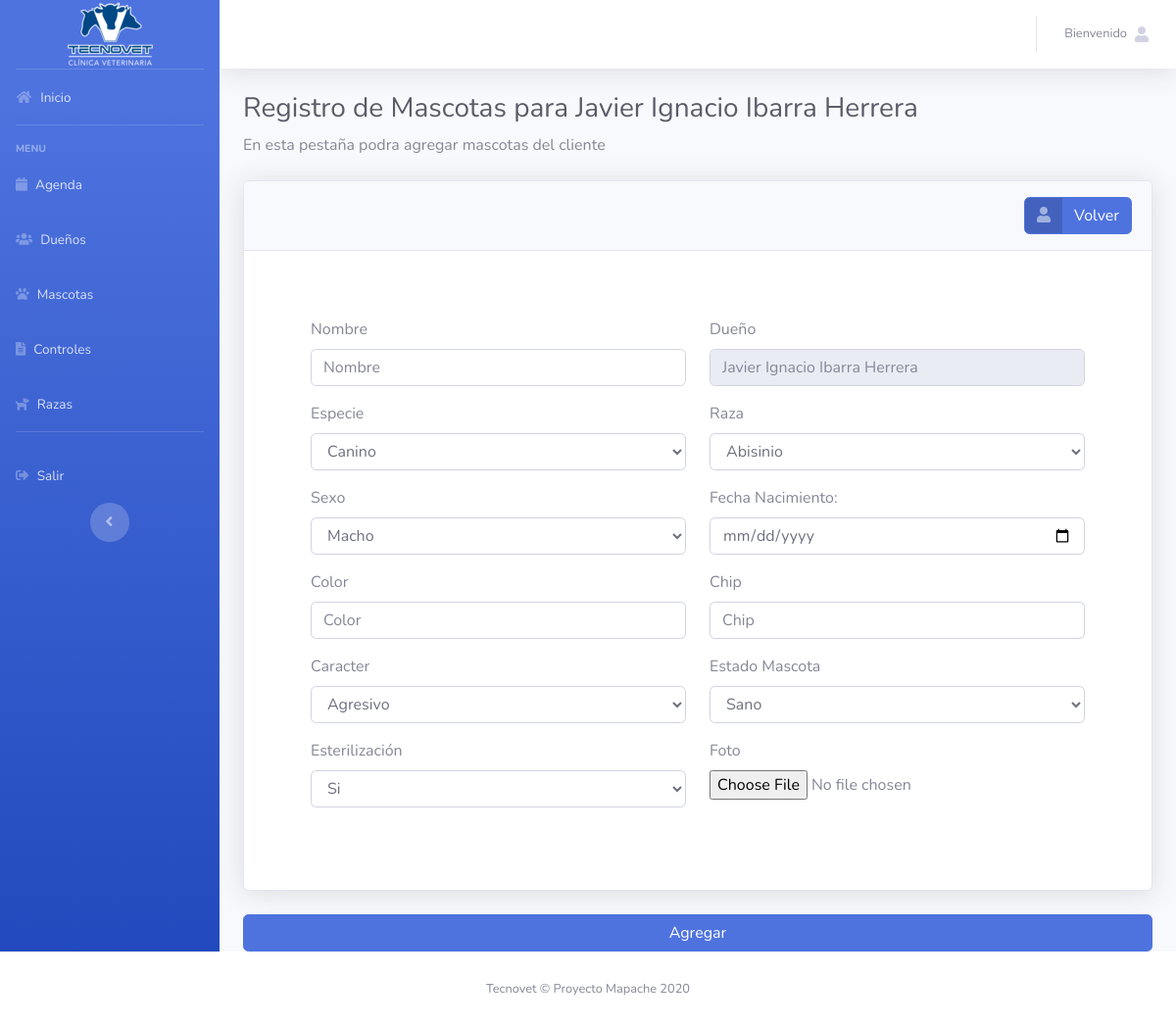
/agregarMascotaUsuario.php?id=1 (signed in), run on the app's committed database.
### tables this page shows
CREATE TABLE `usuarios` (
  `id` int(11) NOT NULL,
  `nombre` varchar(255) DEFAULT NULL,
  `apellido` varchar(255) DEFAULT NULL,
  `rut` varchar(255) DEFAULT NULL,
  `direccion` varchar(255) DEFAULT 'Sin Dirección',
  `contacto` varchar(255) DEFAULT 'Sin Contacto',
  `correo` varchar(255) DEFAULT 'Sin Correo',
  `clave` varchar(255) DEFAULT NULL,
  `rol` varchar(255) DEFAULT 'Dueño',
  `estado` varchar(255) DEFAULT 'Activo'
);

### database.php (called while the page is built, shortened)
<?php
	class Database{
		private $con;
		private $dbhost="localhost";
		private $dbuser="root";
		private $dbpass="";
		private $dbname="tecnovetapp";
		public function connect_db(){
			$this->con = mysqli_connect($this->dbhost, $this->dbuser, $this->dbpass, $this->dbname);
		}
		public function leerDueño($id){
			$sql = "SELECT nombre, apellido FROM `usuarios` WHERE id = '$id'";
			$res = mysqli_query($this->con, $sql);
			return $res;
		}
		public function usarRazas(){
			$sql = "SELECT id, nombre_raza FROM `razas` ORDER BY nombre_raza ASC";
			$res = mysqli_query($this->con, $sql);
			return $res;
		}
	}
?>

### agregarMascotaUsuario.php (the view, shortened to what this page needs)
<?php
	if (isset($_GET['id'])){
		$id=intval($_GET['id']);
	} else {
		header("location:index.php");
	}
?>
<?php include("header.php") ?>
<?php
    include ("database.php");
    $registro = new Database();
    $dueño = $registro->leerDueño($id);
    while ($row=mysqli_fetch_object($dueño)){
        $DueñoNombre=$row->nombre;
        $DueñoApellido=$row->apellido;
    }
?>
<div class="container-fluid">
    <h1 class="h3 mb-2 text-gray-800">Registro de Mascotas para <?php echo ($DueñoNombre." ".$DueñoApellido);?></h1>
    <p class="mb-4">En esta pestaña podra agregar mascotas del cliente</p>
    <div class="card shadow mb-4">
        <div class="card-header py-3">
            <div class="text-right">
                <a href="usuarios.php" class=" btn btn-primary btn-icon-split">
                    <span class="icon text-white-50">
                        <i class="fas fa-user"></i>
                    </span>
                    <span class="text">Volver</span>
                </a>
            </div>
        </div>
        <div class="card-body">
            <div class="table-wrapper">
                <?php
                    $mascotas= new Database();
                ?>
                <div class="p-5">
                    <form method="post" enctype="multipart/form-data">
                        <div class="form-group row">
                            <div class="col-sm-6">
                                <label for="">Nombre</label>
                                <input type="text" class="form-control form-control-user" id="nombre" name="nombre" placeholder="Nombre" require>
                            </div>
                            <div class="col-sm-6 mb-3 mb-sm-0" >
                            <label for="">Dueño</label>
                            <input type="text" class="form-control form-control-user" id="nombre" name="nombre" placeholder="<?php echo $DueñoNombre. " " . $DueñoApellido?>" disabled >
                        </div>
                            </div>
                            <div class="form-group row">
                                <div class="col-sm-6 mb-3 mb-sm-0">
                                <label for="">Especie</label>
                                <select class="form-control" id="especie" name="especie">
                                    <option value="Canino">Canino</option>
                                </select>
                     </div>
                    <div class="col-sm-6">
                    <label for="">Raza</label>
                    <select class="form-control" id="raza" name="raza">
                    <?php
                      $usarRazas = $mascotas->usarRazas();
                while ($row=mysqli_fetch_object($usarRazas)){
                    $id_usar_raza=$row->id;
                    $nombre_raza_usar=$row->nombre_raza;
             ?>
          <option value=<?php echo $id_usar_raza ?>><?php echo $nombre_raza_usar?></option>
          <?php
            }
          ?>
         </select>
            </div>
                 </div>
                 <div class="form-group row">
                    <div class="col-sm-6 mb-3 mb-sm-0">
                    <label for="">Sexo</label>
                    <select class="form-control" id="sexo" name="sexo">
                      <option value="Macho">Macho</option>
                    </select>
                    </div>
                    <div class="col-sm-6">
                    <label for="">Fecha Nacimiento:</label>
                    <input type="date" class="form-control form-control-user" id="fechaNacimiento" name="fechaNacimiento" placeholder="Fecha Nacimiento">
                    </div>
                  </div>
                  <div class="form-group row">
                    <div class="col-sm-6 mb-3 mb-sm-0">
                    <label for="">Color</label>
                    <input type="text" class="form-control form-control-user" id="color" name="color" placeholder="Color">
                    </div>
                    <div class="col-sm-6">
                    <label for="">Chip</label>
                    <input type="text" class="form-control form-control-user" id="chip" name="chip" placeholder="Chip">
                    </div>
                  </div>
                  <div class="form-group row">
                    <div class="col-sm-6 mb-3 mb-sm-0">
                    <label for="">Caracter</label>
                    <select class="form-control" id="caracter" name="caracter">
                      <option value="Agresivo">Agresivo</option>
                    </select>
                    </div>
                    <div class="col-sm-6">
                    <label for="">Estado Mascota</label>
                    <select class="form-control" id="estado_mascota" name="estado_mascota">
                     <option value="Sano">Sano</option>
                    </select>
            </div>
                 </div>
                 <div class="form-group row">
                    <div class="col-sm-6 mb-3 mb-sm-0">
                    <label for="">Esterilización</label>
                    <select class="form-control" id="esterilizacion" name="esterilizacion">
                      <option value="Si">Si</option>
                    </select>
                    </div>
                    <div class="col-sm-6">
                    <label for="">Foto</label>
                    <input type="file" class="form-control-file file-path validate" id="foto" name="foto" accept="image/*">
                    </div>
            </div>
                 </div>
                  </div>
                  </div>
                  </div>
                  <button type="submit" class="btn btn-primary btn-user btn-block">Agregar</button>
        </div>
        </div>
</div>
                </div>
<?php include("footer.php") ?>

### data on the page
usuarios: nombre "Javier Ignacio", apellido "Ibarra Herrera", nombre "Javier Ignacio Ibarra Herrera"

### other printed values
form field raza "Abisinio"
